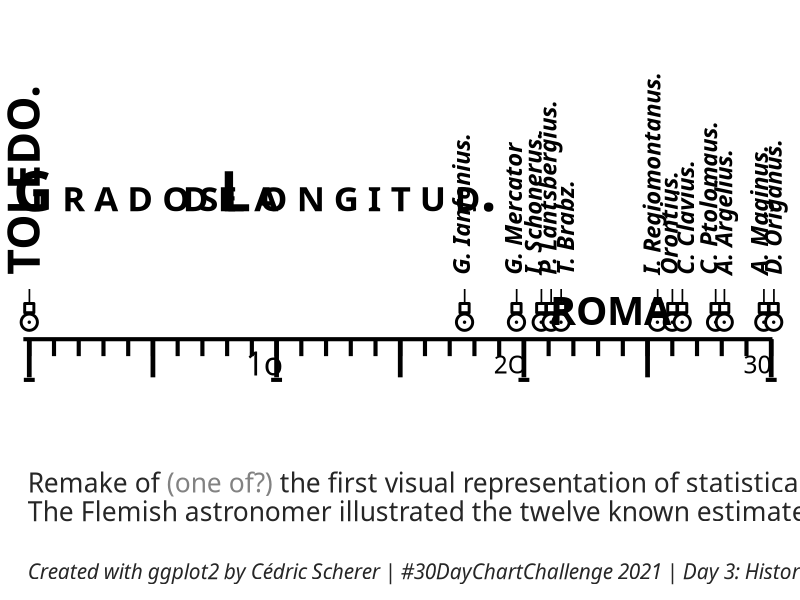
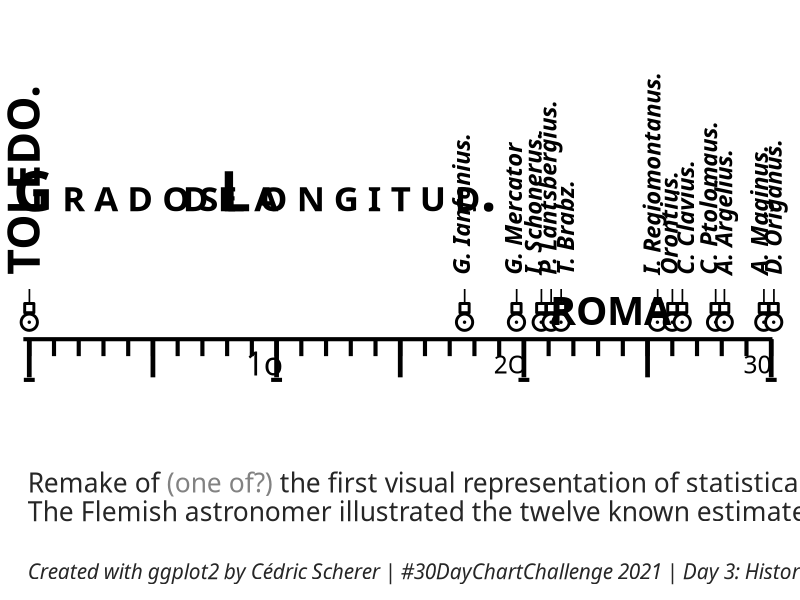

The R source for these figures, in order:
library(tidyverse)
library(ggtext)
library(ragg)

ticks <-
  tibble(
    x = 0:30,
    ymax = 1,
    ymin = .88
  )

ticks_major <-
  tibble(
    x = seq(0, 30, 5),
    ymax = 1,
    ymin = .73
  )

ticks_vert <-
  tibble(
    x = c(0, 10, 20, 30),
    y = .712
  ) %>% 
  mutate(xmin = x - .22, xmax = x + .22)

labs_x <-
  tibble(
    x = c(9.5, 19.45, 29.45),
    y = .8,
    lab = c("<span style='font-size:23pt;'>1o</span>", "2O", "30")
  )

labs_vert <-
  tibble(
    x = c(0, 17.6, 19.7, 20.5, 21.1, 21.8, 25.3, 26, 26.67, 27.6, 28.2, 29.65, 30.2),
    y = 1.42,
    lab = c("<b style='font-size:32pt;'>TOLEDO.</b>", "<i>G. Ianfonius.</i>", "<i>G. Mercator", "<i>I. Schonerus.</i>", "<i>P. Lantsbergius.</i>", "<i>T. Brabz.</i>", "<i>I. Regiomontanus.</i>", "<i>Orontius.</i>", "<i>C. Clavius.</i>", "<i>C. Ptolomaus.</i>", "<i>A. Argelius.</i>", "<i>A. Maginus.</i>", "<i>D. Origanus.</i>")
  )

marker <-
  tibble(
    x = c(0, 17.6, 19.7, 20.7, 21.1, 21.5, 25.4, 26, 26.4, 27.75, 28.1, 29.7, 30.1),
    y = 1.42
  )

labs_hor <-
  tibble(
    x = c(23.5, 3.5, 7.3, 9, 13.3),
    y = c(1.2, 2, 2, 2, 2),
    lab = c("ROMA", "G<span style='font-size:25pt;'> R A D O S</span>",  "<span style='font-size:25pt;'>D E</span>", "<span style='font-size:25pt;'>L A</span>", "L<span style='font-size:25pt;'> O N G I T U D</span>.")
  )

ggplot() +
  geom_linerange(aes(xmin = -.24, xmax = 30.05, y = 1), size = 1.4) + 
  geom_linerange(data = ticks, aes(x = x, ymin = ymin, ymax = ymax), 
                 size = 1.4) +
  geom_linerange(data = ticks_major, aes(x = x, ymin = ymin, ymax = ymax), 
                 size = 1.6) +
  geom_linerange(data = ticks_vert, aes(xmin = xmin, xmax = xmax, y = y), 
                 size = 1.4) +
  geom_point(data = marker, aes(x, y = 1.26),
             shape = "|", size = 4.5, stroke = 4) +
  geom_point(data = marker, aes(x, y = 1.22),
             shape = 22, size = 2.5, stroke = 1.5, fill = "white") +
  geom_point(data = marker, aes(x, y = 1.12),
             shape = 21, size = 4.5, stroke = 1.5, fill = "white") +
  geom_point(data = marker, aes(x, y = 1.12),
             size = .5) +
  geom_richtext(data = labs_x, aes(x, y, label = lab), size = 6.2, 
                family = "Kaushan Script", fill = NA, label.colour = NA) +
  geom_text(data = labs_hor[1,], aes(x, y, label = lab), 
            size = 10, family = "Averia Serif Libre", fontface = "bold") + #
  geom_richtext(data = labs_hor[2:5,], aes(x, y, label = lab), 
            size = 14, family = "Averia Serif Libre", fontface = "bold", fill = NA, label.colour = NA) + #Playfair Display SC
  geom_richtext(data = labs_vert, aes(x, y, label = lab), 
               angle = 90, hjust = 0, size = 6, family = "Averia Serif Libre", 
               fontface = "bold", fill = NA, label.colour = NA) + #Faustina Historical
  scale_x_continuous(expand = c(.03, .03)) +
  scale_y_continuous(limits = c(.4, 3.4), expand = c(0, 0)) +
  theme_void() +
  theme(plot.caption = element_markdown(family = "Averia Serif Libre", size = 19, color = "grey15", hjust = 0, lineheight = 1.1, margin = margin(35, 5, 10, 20))) +
  labs(caption = "Remake of <span style='color:#828282;'>(one of?)</span> the first visual representation of statistical data by Michael Florent Van Langren, drawn in 1644.<br>The Flemish astronomer illustrated the twelve known estimates in longitude between Toledo and Rome at that time.<span style='font-size:15pt;'><br><br><i>Created with ggplot2 by Cédric Scherer</i> | <i>#30DayChartChallenge 2021</i> | <i>Day 3: Historical</i></span>")

ggsave(here::here("03_historical", "03_historical.png"), 
       width = 17600, height = 6000, res = 1200, 
       device = agg_png, limitsize = FALSE)
